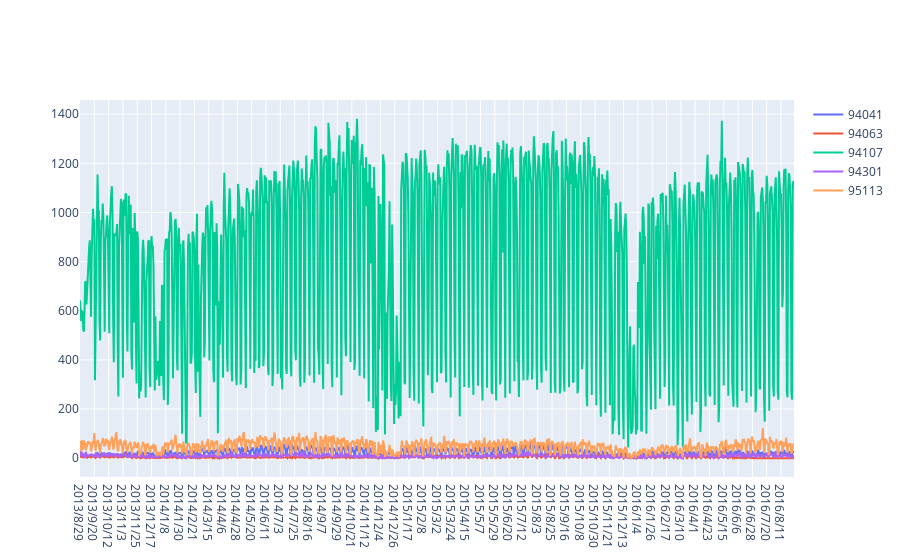

Notebook code cell kept with this figure:
### Code cell
fig = go.Figure()
fig.add_trace(go.Scatter(x= df[df.zip_code_94041 == 1].date , y=df[df.zip_code_94041 == 1].trip_count,
                    mode='lines',
                    name='94041'))
fig.add_trace(go.Scatter(x= df[df.zip_code_94063 == 1].date , y=df[df.zip_code_94063 == 1].trip_count,
                    mode='lines',
                    name='94063'))
fig.add_trace(go.Scatter(x= df[df.zip_code_94107 == 1].date , y=df[df.zip_code_94107 == 1].trip_count,
                    mode='lines',
                    name='94107'))
fig.add_trace(go.Scatter(x= df[df.zip_code_94301 == 1].date , y=df[df.zip_code_94301 == 1].trip_count,
                    mode='lines',
                    name='94301'))
fig.add_trace(go.Scatter(x= df[df.zip_code_95113 == 1].date , y=df[df.zip_code_95113 == 1].trip_count,
                    mode='lines',
                    name='95113'))
fig.show()

### Figure 1 — Plotly figure (JSON) as saved in the notebook; plotly's stock layout.template omitted (floating-point values rounded to 4 significant figures; data arrays with more than 128 entries replaced by an {"elided": "..."} marker saying what was removed)
{"data": [{"mode": "lines", "name": "94041", "type": "scatter", "x": {"elided": "1099 str values"}, "y": {"elided": "1099 int values"}}, {"mode": "lines", "name": "94063", "type": "scatter", "x": {"elided": "1099 str values"}, "y": {"elided": "1099 int values"}}, {"mode": "lines", "name": "94107", "type": "scatter", "x": {"elided": "1099 str values"}, "y": {"elided": "1099 int values"}}, {"mode": "lines", "name": "94301", "type": "scatter", "x": {"elided": "1099 str values"}, "y": {"elided": "1099 int values"}}, {"mode": "lines", "name": "95113", "type": "scatter", "x": {"elided": "1099 str values"}, "y": {"elided": "1099 int values"}}], "layout": {}}
